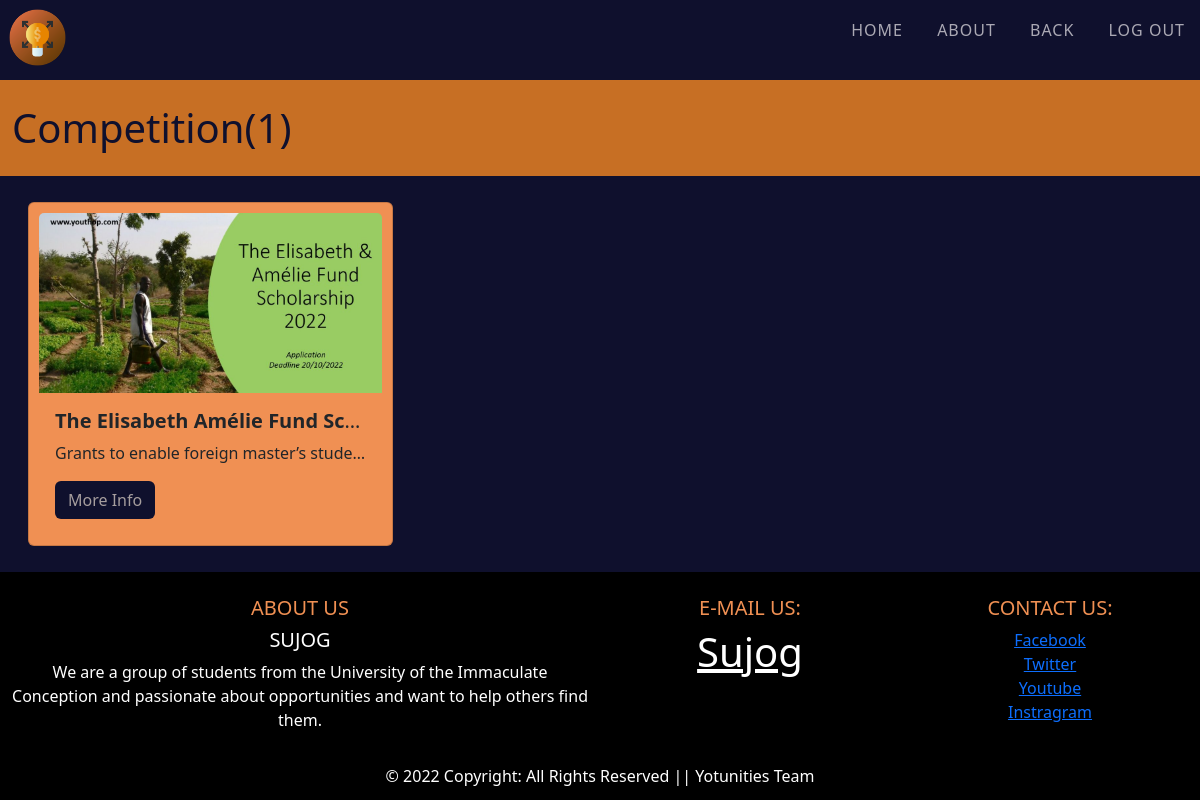
/browse/competitions.php (signed in), run on the app's committed database.
### tables this page shows
CREATE TABLE `post` (
  `approveByAdmin` int(11) NOT NULL,
  `title` varchar(255) NOT NULL,
  `description` longtext NOT NULL,
  `appProcess` longtext NOT NULL,
  `eligibilities` longtext NOT NULL,
  `benefits` varchar(255) NOT NULL,
  `type` varchar(255) NOT NULL,
  `fundingType` varchar(255) NOT NULL,
  `sDate` varchar(255) NOT NULL,
  `eDate` varchar(255) NOT NULL,
  `featuredImage` varchar(255) NOT NULL,
  `appliedLink` varchar(255) NOT NULL,
  `location` varchar(255) NOT NULL,
  `organizers` varchar(255) NOT NULL,
  `tags` varchar(255) NOT NULL,
  `organizerMail` varchar(255) NOT NULL,
  `organizerPhone` int(255) NOT NULL,
  `post_id` int(11) NOT NULL,
  `id` int(11) NOT NULL
);

### browse/competitions.php (the view, shortened to what this page needs)
<?php
include('../connectDB/config.php');
$sql = "SELECT * from post WHERE type = 'Competition'";
$result = mysqli_query($conn, $sql);
$arr = mysqli_fetch_all($result, MYSQLI_ASSOC);
$sql2 = "SELECT COUNT(type) as total FROM post WHERE type = 'Competition' AND approveByAdmin = 1";
$result2 = mysqli_query($conn, $sql2);
$values2 = mysqli_fetch_assoc($result2);
$num_rows2 = $values2['total'];
?>
<!DOCTYPE html>
<html lang="en">
<!DOCTYPE html>
<html lang="en">
<head>
  <link rel="stylesheet" href="brow.css">
  <link href="https://cdn.jsdelivr.net/npm/bootstrap@5.2.0/dist/css/bootstrap.min.css" rel="stylesheet">
</head>
<body>
  <div class="wrapper">
    <header>
      <div class="logo">
        <a href="main.php"><img src="icons/opportunity.png" alt=""></a>
      </div>
      <nav>
        <ul>
          <li><a href="../main.php">Home</a></li>
          <li><a href="../about.php">About</a></li>
          <li><a href="../main.php">Back</a></li>
          <li><a href="../logout.php">Log Out</a></li>
        </ul>
      </nav>
    </header>
  </div>
  <div class="container-fluid post-margin bg-header">
    <div class="row">
      <div class="col-md-12 mt-4 mb-0">
        <h1 class="text-left t-blue mb-4 ">Competition(<?php echo htmlspecialchars($num_rows2); ?>)</h1>
      </div>
    </div>
  </div>
  <div class="m-3 mb-3">
    <div class="container-fluid ">
      <div class="row">
        <div class="col-md-12">
          <div class="slider">
            <div class="slide">
              <div class="row">
                <?php foreach ($arr as $arrData) { ?>
                  <?php if ($arrData['approveByAdmin'] == 1) { ?>
                    <div class="col-md-4">
                      <div class="card card-color">
                        <img class="card-img-top" width="240" height="180" src="../<?php echo $arrData['featuredImage'] ?>" alt="Card image cap">
                        <div class="card-body text-dark">
                          <h5 class='card-title text-truncate'><b><?php echo htmlspecialchars($arrData['title']); ?></b></h6>
                            <p class="card-text text-truncate"><?php echo htmlspecialchars($arrData['description']); ?></p>
                            <button type="button" class="btn button-color" data-bs-toggle="modal" data-bs-target="#myModal<?php echo $arrData['post_id'] ?>">More Info</button>
                        </div>
                      </div>
                    </div>
                  <?php } ?>
                <?php } ?>
              </div>
            </div>
          </div>
        </div>
      </div>
    </div>
  </div>
  <?php
  include '../footer.php';
  ?>
</body>
</html>

### browse/brow.css (style rules this page uses)
* { margin: 0; outline: none; box-sizing: border-box; }
body { font-family: Space Grotesk; background-color: #0f102d!important; overflow-x: hidden; }
.wrapper { position: absolute; height: 100vh; overflow: hidden; }
header { display: flex; align-items: center; justify-content: space-between; position: fixed; top: 0; left: 0; right: 0; z-index:100; background-color: #0f102d!important; }
header ul li { list-style: none; display: inline-block; margin: 0px 15px; }
header ul li a { color: #aba9b4; text-transform: uppercase; text-decoration: none; letter-spacing: 1px; transition: all ease 0.5s; }
.logo { width: 75px; height: auto; padding: 5px; }
.logo img { width: 100%; height: auto; }
.post-margin { margin-top: 0!important; margin-bottom: 0!important; }
.t-blue { color: #0f102d!important; }
.post-margin { margin-top: 80px!important; margin-bottom: 0!important; }
.button-color { background-color:#fc8f00!important; color: #000000!important; }
.bg-header { background-color: #d97924e9!important; }
.card-img-top { width: 100; height: 100; object-fit: cover; }
.card-color { background-color: #f09053!important; border-radius: 10px; padding: 10px; margin-top: 10px; margin-bottom: 10px; }
.button-color { background-color:#0f102d!important; color: #a69e9e!important; }

### data on the page
post: approveByAdmin 1 (drawn), title "The Elisabeth Amélie Fund Sc…", description "Grants to enable foreign master’s stude…"

### other printed values
$num_rows2 "1"
